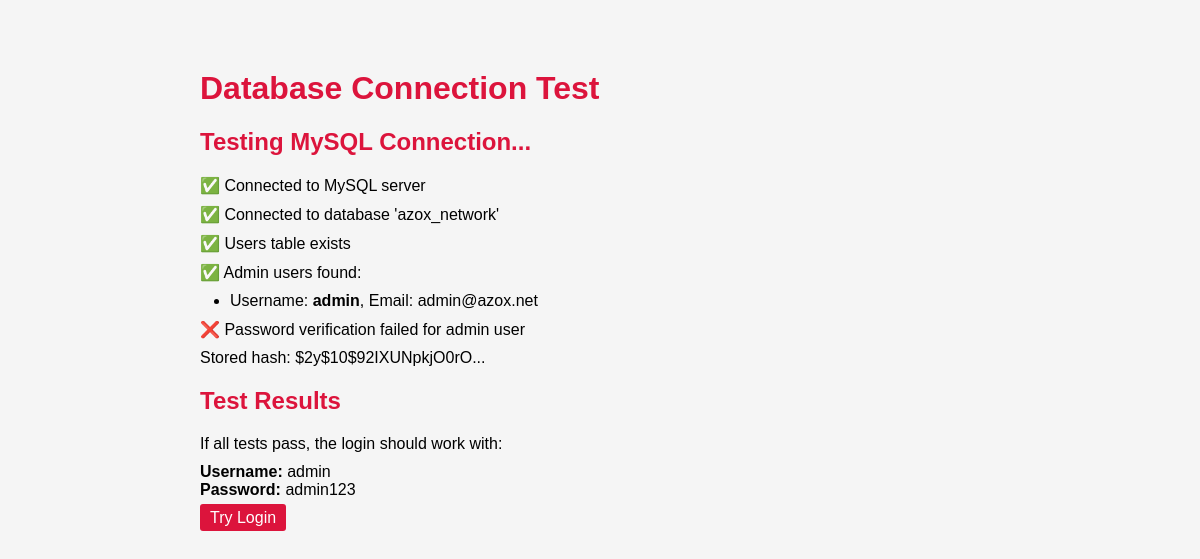
Screenshot of /test-db.php with the database file from the repository.
### tables this page shows
CREATE TABLE IF NOT EXISTS users (
    id INT AUTO_INCREMENT PRIMARY KEY,
    username VARCHAR(50) UNIQUE NOT NULL,
    email VARCHAR(100) UNIQUE NOT NULL,
    password_hash VARCHAR(255) NOT NULL,
    role ENUM('user', 'admin') DEFAULT 'user',
    avatar_url VARCHAR(255) DEFAULT NULL,
    created_at TIMESTAMP DEFAULT CURRENT_TIMESTAMP,
    last_active TIMESTAMP DEFAULT CURRENT_TIMESTAMP ON UPDATE CURRENT_TIMESTAMP,
    is_active BOOLEAN DEFAULT TRUE,
    is_banned BOOLEAN DEFAULT FALSE,
    banned_at TIMESTAMP NULL,
    INDEX idx_username (username),
    INDEX idx_email (email),
    INDEX idx_last_active (last_active)
);

### test-db.php (the view, shortened to what this page needs)
<?php
echo "<h1>Database Connection Test</h1>";
try {
    $host = 'localhost';
    $username = 'root';
    $password = '';
    $database = 'azox_network';
    echo "<h2>Testing MySQL Connection...</h2>";
    $pdo = new PDO("mysql:host=$host", $username, $password);
    $pdo->setAttribute(PDO::ATTR_ERRMODE, PDO::ERRMODE_EXCEPTION);
    echo "<p>✅ Connected to MySQL server</p>";
    $pdo->exec("USE $database");
    echo "<p>✅ Connected to database '$database'</p>";
    $stmt = $pdo->query("SHOW TABLES LIKE 'users'");
    if ($stmt->rowCount() > 0) {
        echo "<p>✅ Users table exists</p>";
        $stmt = $pdo->prepare("SELECT username, email, role FROM users WHERE role = 'admin'");
        $stmt->execute();
        $admins = $stmt->fetchAll();
        if (count($admins) > 0) {
            echo "<p>✅ Admin users found:</p>";
            echo "<ul>";
            foreach ($admins as $admin) {
                echo "<li>Username: <strong>" . htmlspecialchars($admin['username']) . "</strong>, Email: " . htmlspecialchars($admin['email']) . "</li>";
            }
            echo "</ul>";
        } else {
            echo "<p>❌ No admin users found</p>";
        }
        $stmt = $pdo->prepare("SELECT password_hash FROM users WHERE username = 'admin'");
        $stmt->execute();
        $user = $stmt->fetch();
        if ($user) {
            $testPassword = 'admin123';
            if (password_verify($testPassword, $user['password_hash'])) {
                echo "<p>✅ Password verification works for admin user</p>";
            } else {
                echo "<p>❌ Password verification failed for admin user</p>";
                echo "<p>Stored hash: " . substr($user['password_hash'], 0, 20) . "...</p>";
            }
        }
    } else {
        echo "<p>❌ Users table does not exist</p>";
        echo "<p><a href='/setup.php'>Run Setup Script</a></p>";
    }
    echo "<h2>Test Results</h2>";
    echo "<p>If all tests pass, the login should work with:</p>";
    echo "<p><strong>Username:</strong> admin<br><strong>Password:</strong> admin123</p>";
    echo "<p><a href='/auth/login.php'>Try Login</a></p>";
} catch (PDOException $e) {
    echo "<p>❌ Database Error: " . $e->getMessage() . "</p>";
    echo "<p>Please check:</p>";
    echo "<ul>";
    echo "<li>MySQL is running</li>";
    echo "<li>Database credentials are correct</li>";
    echo "<li>Database 'azox_network' exists</li>";
    echo "</ul>";
    echo "<p><a href='/setup.php'>Run Setup Script</a></p>";
}
?>

### test-db.php (style rules this page uses)
h1, h2 { color: #DC143C; }
p { margin: 10px 0; }
ul { margin: 10px 0; padding-left: 30px; }
a { color: #DC143C; text-decoration: none; background: #DC143C; color: white; padding: 5px 10px; border-radius: 3px; }

### rows the page displays
users: username "admin", email "admin@azox.net", password_hash "$2y$10$92IXUNpkjO0rO"

### other values shown
$database "azox_network"
